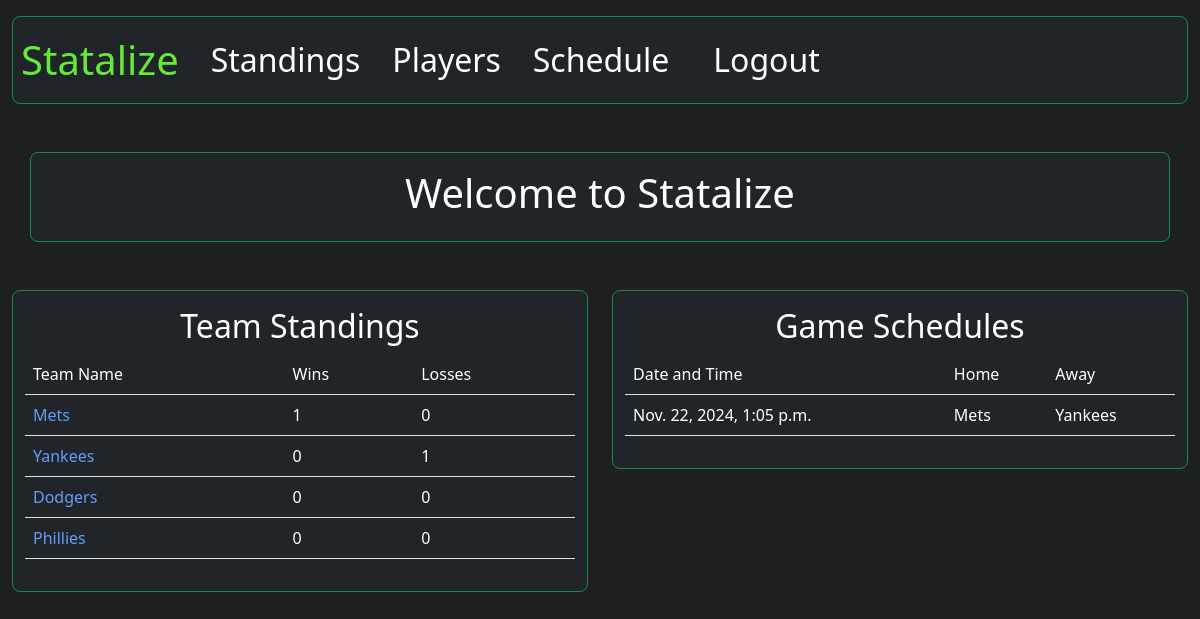
Screenshot of / (signed in) with the database file from the repository.
### statalize_app/models.py (models this page shows)
class team (models.Model):
    id = models.UUIDField(primary_key=True, default=uuid.uuid4, editable=False)
    coach = models.ForeignKey(User, on_delete=models.CASCADE, null=True)
    team_name = models.CharField(max_length=20)
    wins = models.PositiveIntegerField()
    losses = models.PositiveIntegerField()
    def __str__(self):
        return self.team_name

class Game(models.Model):
    id = models.UUIDField(primary_key=True, default=uuid.uuid4, editable=False)
    date = models.DateTimeField(null=True)
    home_team = models.ForeignKey(team, related_name="home_games", on_delete=models.CASCADE)
    away_team = models.ForeignKey(team, related_name="away_games", on_delete=models.CASCADE)
    home_score = models.PositiveIntegerField(default=0)
    away_score = models.PositiveIntegerField(default=0)
    winner = models.ForeignKey(team, on_delete=models.CASCADE, null=True)

### statalize_app/views.py (the view)
# urls.py: path('', display_home, name = 'home'),
def display_home(request):
    data = team.objects.all()
    game_data = Game.objects.all()
    context = {"Teams": data, "games": game_data}
    return render(request, 'statalize/home.html', context)

### templates/statalize/home.html
{% extends 'base.html' %}
{% block body %}
<div class = "container bg-dark border border-success mt-5 pt-3 rounded-3">
    <h1 class = "text-center">
        Welcome to Statalize
    </h1>
    <div class ="container pb-3"></div>
</div>
<div class="row">
    <div class="col-lg-6">
        <div class = "container bg-dark border border-success mt-5 pt-3 rounded-3">
            <h2 class = "text-center">
                Team Standings
            </h2>
            <table class = "sortable table">
    <thead>
        <tr>
            <td>Team Name</td>
            <td>Wins</td>
            <td>Losses</td>
        </tr>
    </thead>
          {% for team in Teams%}
        <tr>
            <td><a href="{% url 'teams' id=team.id %}">{{team.team_name}}</a></td>
            <td>{{team.wins}}</td>
            <td>{{team.losses}}</td>
        </tr>
      {% endfor %}
</table>
            <div class ="container pb-3"></div>
        </div>
    </div>
    <div class="col-lg-6">
        <div class = "container bg-dark border border-success mt-5 pt-3 rounded-3">
            <h2 class = "text-center">
                Game Schedules
            </h2>
            <table class = "sortable table">
      <thead>
        <tr>
            <td>Date and Time</td>
            <td>Home</td>
            <td>Away</td>
        </tr>
      </thead>
         {% for game in games %}
        <tr>
            <td>{{ game.date }}</td>
            <td>{{ game.home_team }}</td>
            <td>{{ game.away_team }}</td>
        </tr>
        {% endfor %}
    </table>
            <div class ="container pb-3"></div>
        </div>
    </div>
</div>
{% endblock %}

### templates/base.html (style rules this page uses)
body { background-color:#1f2020; }
h1 { color:white; }
h2 { color:white; }
a { color:#659df6; text-decoration: none; }
tr { color:white; }
td { color:white; }

### rows the page displays
team: team_name "Mets", wins "1", losses "0"
team: team_name "Yankees", wins "0", losses "1"
team: team_name "Dodgers", wins "0", losses "0"
team: team_name "Phillies", wins "0", losses "0"
Game: date "Nov. 22, 2024, 1:05 p.m.", home_team "Mets", away_team "Yankees"
